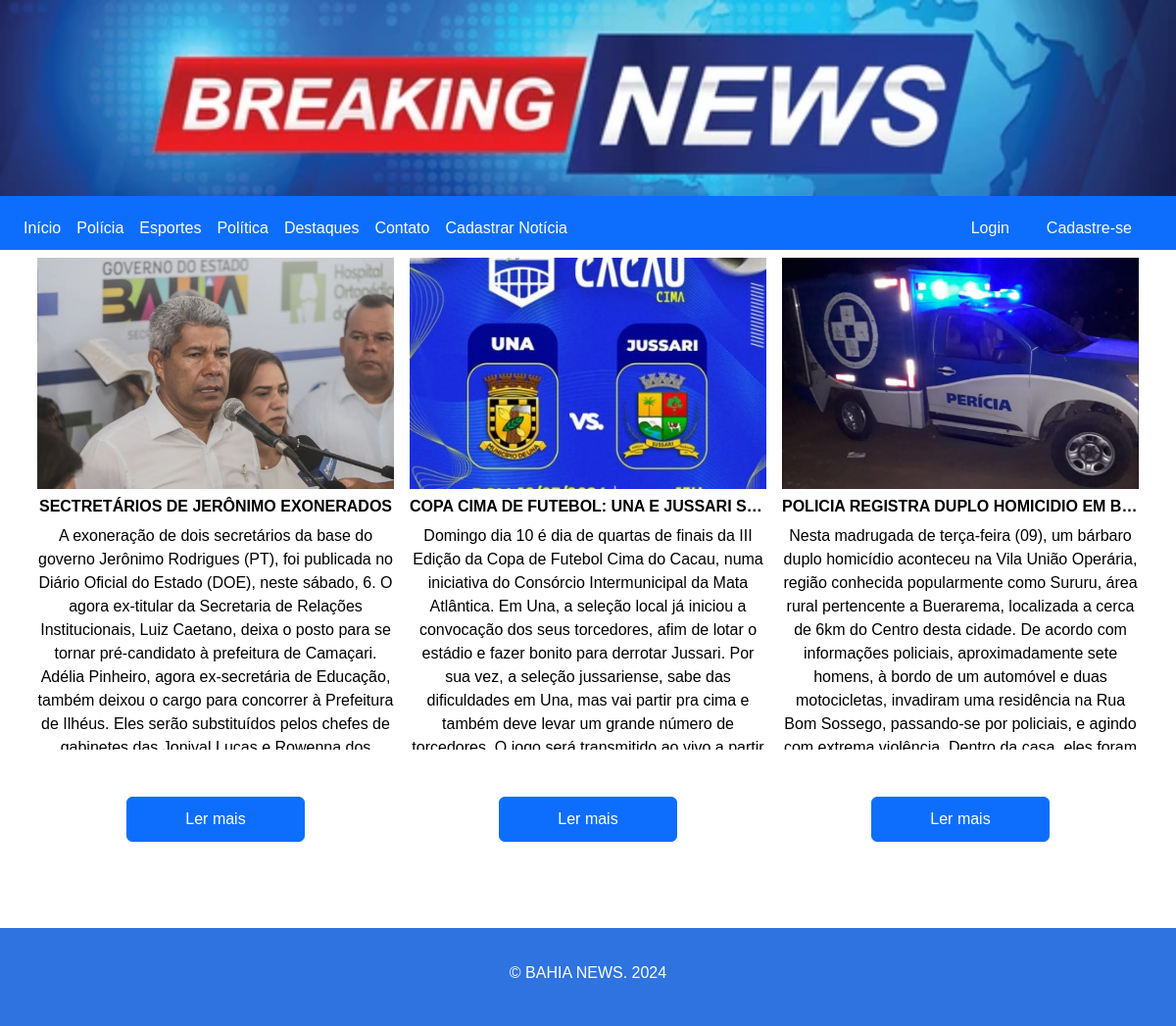
Before: /destaques/ with the older database file.
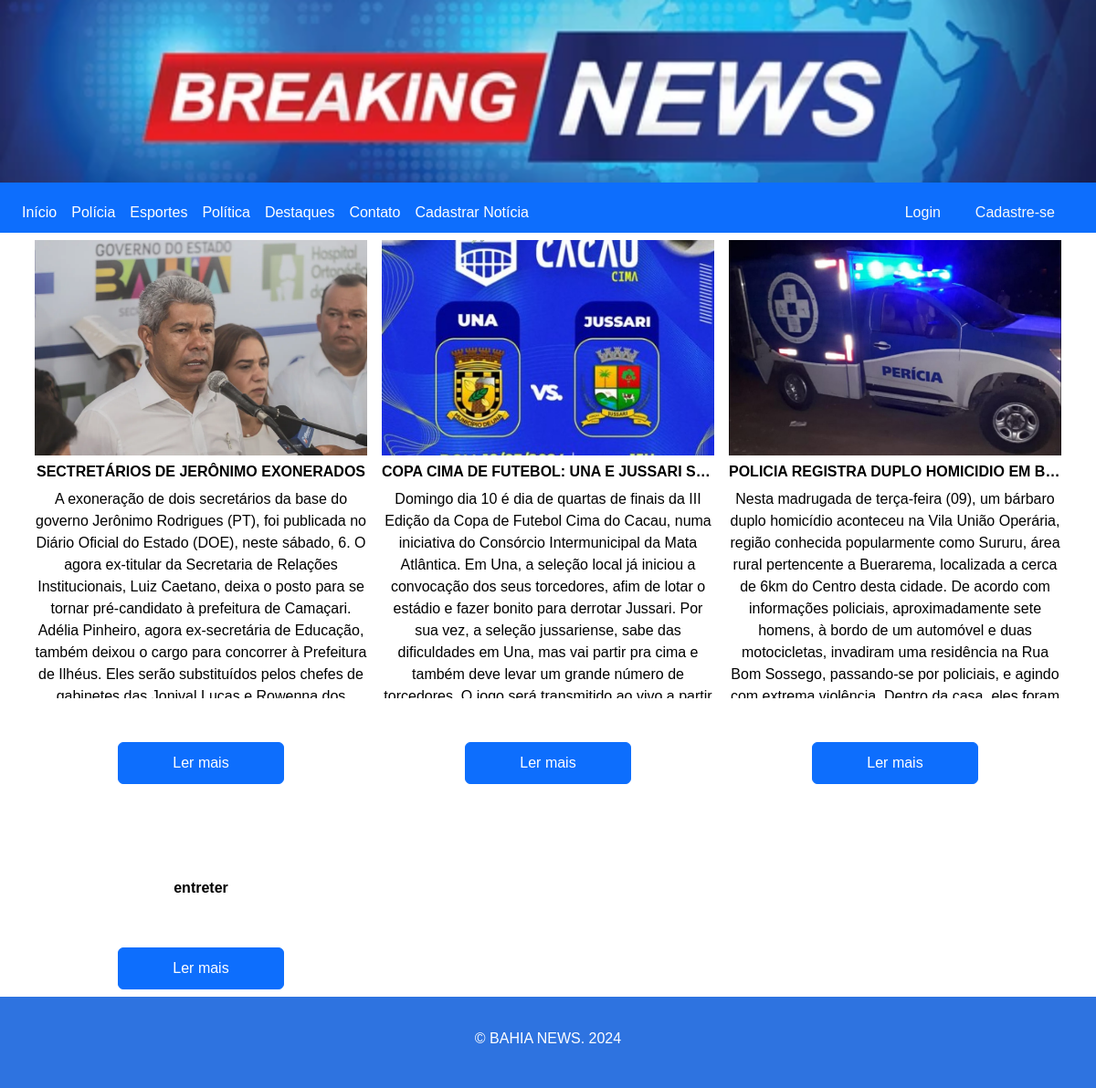
After: the same page with the newer database file.
### blog/models.py (models this page shows, shortened)
class Imagem (models.Model):
    nome = models.TextField(null=True)
    ordem = models.IntegerField()
    noticia = models.ForeignKey("Noticia", on_delete=models.CASCADE)
    class Meta:
        verbose_name_plural = "Imagens"

class Noticia (models.Model):
    nome = models.CharField(max_length=100)
    data = models.DateTimeField(auto_now_add=True)
    categoria = models.ForeignKey("Categoria", on_delete=models.CASCADE)

class Corpo (models.Model):
    corpo = models.TextField()
    ordem = models.IntegerField()
    noticia = models.ForeignKey("Noticia", on_delete=models.CASCADE)

### blog/views.py (the view)
# urls.py: path('destaques/', views.destaques, name='destaques'),
def destaques (request):
    loginform = LoginForm()
    usuarioform = UsuarioForm()
    categorias = Categoria.objects.all()
    destaques = {}
    for categoria in categorias:
        noticia = Noticia.objects.filter(categoria=categoria).first()
        if noticia:
            destaques[categoria.nome] = noticia
    context = {'destaques': destaques, 'loginform': loginform, 'usuarioform': usuarioform}
    return render(request, 'destaques.html', context)

### blog/templates/destaques.html
{% extends 'base.html' %}
{% block conteudo %}
<div class="container">
  <div class="row">
    {% for categoria, noticia in destaques.items %}
      <div class="col-md-4 p-2">
        {% for imagem in noticia.imagem_set.all %}
          {% load static %}
          <div class="w-100 img-wrapper" style="height: 35%;">
              <img src="{% static imagem.nome %}" class="card-img-top w-100 h-100" style="object-fit:cover;" alt="{{noticia.titulo}}">
          </div>
          {% endfor %}
          <div class="card-mb-3" style="height: 65%; max-height: 100%;">
            <div class="card-body d-flex flex-column align-items-center">
              <h5 class="card-title my-2 w-100 fs-6 fw-semibold" style="height:10%; white-space: nowrap; overflow: hidden; text-overflow: ellipsis;">{{ noticia.nome }}</h5>
              <div class="card-text" style="max-height: 230px; overflow: hidden; text-overflow: ellipsis;">
              {% for corpo in noticia.corpo_set.all %}
                <p>{{ corpo.corpo }}</p>
              {% endfor %}
              </div>
              <a href="{% url 'detalhes_noticia' noticia.id %}" class="btn btn-primary mt-5 w-50">Ler mais</a>
          </div>
        </div>
      </div>
      {% empty %}
      <div class="col">
        <p>Não há registro.</p>
      </div>
    {% endfor %}
  </div>
</div>
{% endblock conteudo %}

Changed rows visible on the page:
added Noticia: nome "entreter"
